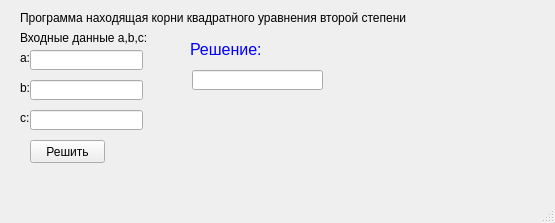
<?xml version="1.0" encoding="UTF-8"?>
<ui version="4.0">
 <class>MainWindow</class>
 <widget class="QMainWindow" name="MainWindow">
  <property name="geometry">
   <rect>
    <x>0</x>
    <y>0</y>
    <width>555</width>
    <height>223</height>
   </rect>
  </property>
  <property name="windowTitle">
   <string>MainWindow</string>
  </property>
  <widget class="QWidget" name="centralwidget">
   <widget class="QPushButton" name="pushButton">
    <property name="geometry">
     <rect>
      <x>30</x>
      <y>140</y>
      <width>75</width>
      <height>23</height>
     </rect>
    </property>
    <property name="text">
     <string>Решить</string>
    </property>
   </widget>
   <widget class="QLabel" name="label">
    <property name="geometry">
     <rect>
      <x>20</x>
      <y>10</y>
      <width>441</width>
      <height>16</height>
     </rect>
    </property>
    <property name="text">
     <string>Программа находящая корни квадратного уравнения второй степени</string>
    </property>
   </widget>
   <widget class="QLabel" name="label_2">
    <property name="geometry">
     <rect>
      <x>20</x>
      <y>30</y>
      <width>261</width>
      <height>16</height>
     </rect>
    </property>
    <property name="text">
     <string>Входные данные a,b,c:</string>
    </property>
   </widget>
   <widget class="QLabel" name="label_3">
    <property name="geometry">
     <rect>
      <x>20</x>
      <y>50</y>
      <width>16</width>
      <height>16</height>
     </rect>
    </property>
    <property name="text">
     <string>a:</string>
    </property>
   </widget>
   <widget class="QLabel" name="label_4">
    <property name="geometry">
     <rect>
      <x>20</x>
      <y>80</y>
      <width>16</width>
      <height>16</height>
     </rect>
    </property>
    <property name="text">
     <string>b:</string>
    </property>
   </widget>
   <widget class="QLabel" name="label_5">
    <property name="geometry">
     <rect>
      <x>20</x>
      <y>110</y>
      <width>16</width>
      <height>16</height>
     </rect>
    </property>
    <property name="text">
     <string>c:</string>
    </property>
   </widget>
   <widget class="QLineEdit" name="lineEdit">
    <property name="geometry">
     <rect>
      <x>30</x>
      <y>50</y>
      <width>113</width>
      <height>20</height>
     </rect>
    </property>
   </widget>
   <widget class="QLineEdit" name="lineEdit_2">
    <property name="geometry">
     <rect>
      <x>30</x>
      <y>80</y>
      <width>113</width>
      <height>20</height>
     </rect>
    </property>
   </widget>
   <widget class="QLineEdit" name="lineEdit_3">
    <property name="geometry">
     <rect>
      <x>30</x>
      <y>110</y>
      <width>113</width>
      <height>20</height>
     </rect>
    </property>
   </widget>
   <widget class="QLabel" name="label_6">
    <property name="geometry">
     <rect>
      <x>190</x>
      <y>40</y>
      <width>71</width>
      <height>16</height>
     </rect>
    </property>
    <property name="text">
     <string>&lt;html&gt;&lt;head/&gt;&lt;body&gt;&lt;p&gt;&lt;span style=&quot; font-size:12pt; color:#0000ff;&quot;&gt;Решение:&lt;br/&gt;&lt;/span&gt;&lt;/p&gt;&lt;/body&gt;&lt;/html&gt;</string>
    </property>
   </widget>
   <widget class="QLineEdit" name="lineEdit_4">
    <property name="geometry">
     <rect>
      <x>192</x>
      <y>70</y>
      <width>131</width>
      <height>20</height>
     </rect>
    </property>
   </widget>
  </widget>
  <widget class="QMenuBar" name="menubar">
   <property name="geometry">
    <rect>
     <x>0</x>
     <y>0</y>
     <width>555</width>
     <height>21</height>
    </rect>
   </property>
  </widget>
  <widget class="QStatusBar" name="statusbar"/>
 </widget>
 <resources/>
 <connections/>
</ui>
